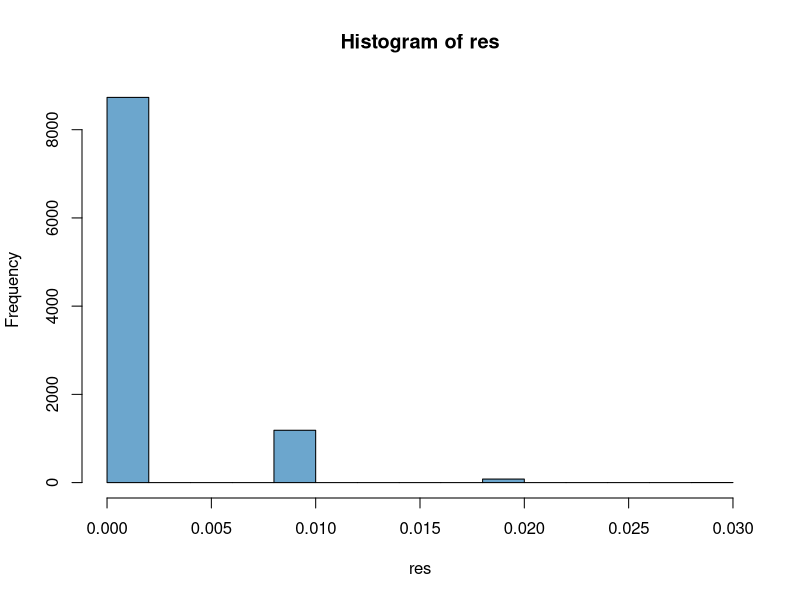
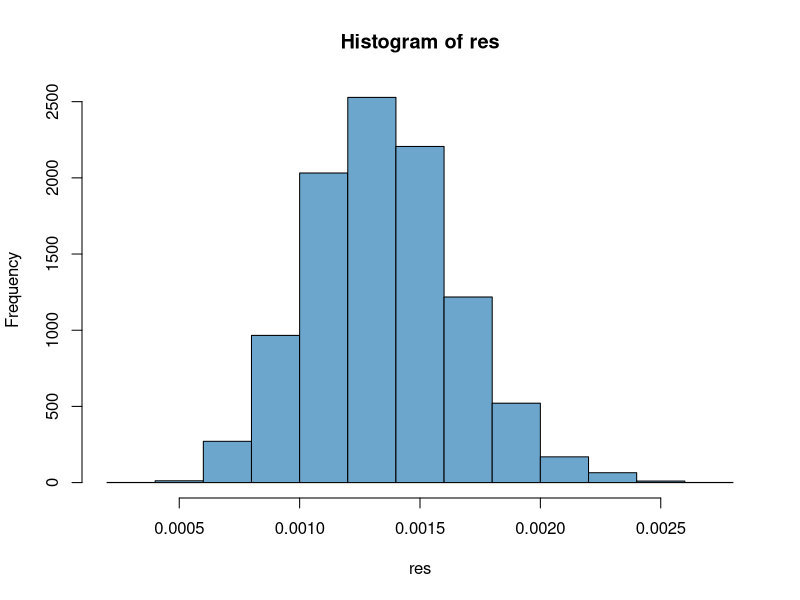

Source code (R) for these figures, in order:
## ---- chunk 1
res <- c()
iter <- 10000

for (i in 1:iter){
  N <- 100
  samples <- rnorm(N)
  res <- c(res, mean(samples > 3))
}

hist(res, col='skyblue3')
print(paste("means:", mean(res), sep=" "))
print(paste("variances:", var(res), sep=" "))
## ---- chunk 2
res <- c()
iter <- 10000

for (i in 1:iter){
  N <- 100
  samples <- rnorm(N, mean=4, sd=1)
  f <- dnorm(samples)
  g <- dnorm(samples, mean=4, sd=1)
  h <- samples > 3
  res <- c(res, mean(f*h/g))
}

hist(res, col='skyblue3')
print(paste("means:", mean(res), sep=" "))
print(paste("variances:", var(res), sep=" "))
